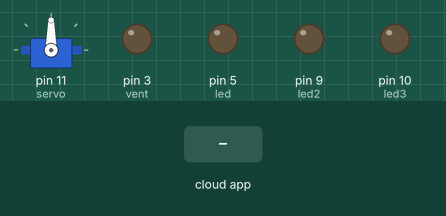
The sketch below on a simulated Arduino Uno, built with avr-gcc and run on an emulated ATmega328P. Shown: servo, output pins drawn as LEDs (lit = HIGH). The test bench sets the inputs (shaded band).

Above: at 2.7 s.
2.8 s: the phone or cloud app sets 0 to 1
At 4.4 s:
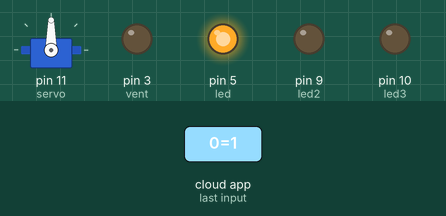
5.0 s: the phone or cloud app sets 1 to 1
At 6.1 s:
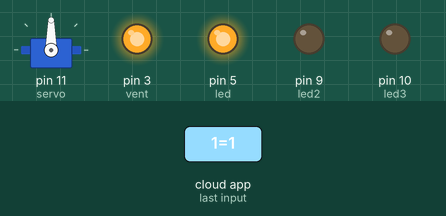
7.0 s: the phone or cloud app sets 2 to 1
At 8.7 s:
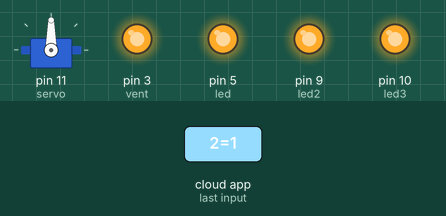
9.0 s: the phone or cloud app sets 3 to 0
At 10.5 s:
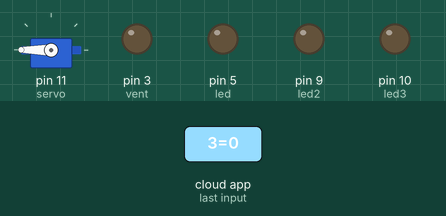
11.0 s: the phone or cloud app sets 4 to 1
At 12.1 s:
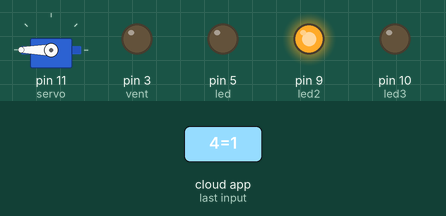
13.0 s: the phone or cloud app sets 5 to 1
At 14.9 s:
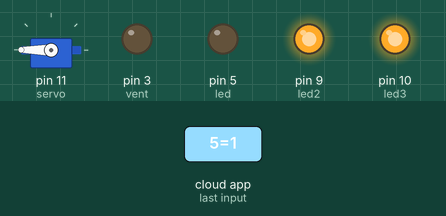
Timing chart, 0 to 16.0 s (numbered marks = the images above; inputs shaded):
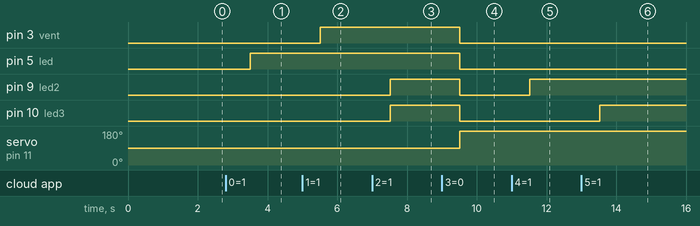

Measured:
- after the input at 2.8 s, pin 5 (led): LOW → HIGH after 0.71 s
- after the input at 5.0 s, pin 3 (vent): LOW → HIGH after 0.51 s
- after the input at 7.0 s, pin 9 (led2), pin 10 (led3): LOW → HIGH after 0.51 s
- after the input at 9.0 s, pin 3 (vent), pin 5 (led), pin 9 (led2), pin 10 (led3): HIGH → LOW after 0.52 s; servo on pin 11 (servo): 90° → 180° after 0.52 s
- after the input at 11.0 s, pin 9 (led2): LOW → HIGH after 0.52 s
- after the input at 13.0 s, pin 10 (led3): LOW → HIGH after 0.52 s

The sketch:

Cayenneee.ino
```cpp
#include <CayenneMQTTSerial.h>
#include <Servo.h>
// Cayenne authentication info. This should be obtained from the Cayenne Dashboard.
/*
Este ejemplo muestra cómo conectarse a Cayenne mediante una conexión USB serie y enviar/recibir datos de muestra.

Se requiere la biblioteca CayenneMQTT para ejecutar este boceto. Si aún no lo ha hecho, puede instalarlo desde Arduino IDE Library Manager.

Esto requiere el uso de la conexión USB serie, por lo que no puede utilizar el dispositivo serie para
imprimiendo mensajes. Si necesita imprimir, puede usar SoftwareSerial y conectar otro dispositivo
para leer mensajes a través de los pines SoftwareSerial.

Para que esto funcione, debe ejecutar el script de conexión en la máquina a la que está conectado el Arduino.
Los scripts se encuentran en la carpeta extras\scripts en la carpeta de la biblioteca principal. Esto redirige el tráfico.
del Arduino al servidor Cayenne.

Pasos:
1. Configure la información de autenticación de Cayenne para que coincida con la información de autenticación del Tablero.
2. Compile y cargue este boceto.
3. Inicie el script de conexión como se describe a continuación para Windows o Linux/OSX.

Ventanas:
1. Abra la línea de comandos de Windows (cmd.exe)
2. Navegue a la carpeta de scripts escribiendo "cd [ruta]", p. "cd C:\Users\[Su nombre de usuario]\Documentos\Arduino\libraries\CayenneMQTT\extras\scripts"
3. Ejecute el script escribiendo "cayenne-ser.bat -c COM4" (donde COM4 es el puerto serial de Arduino) y presionando Enter

Linux y OSX:
    ./cayenne-ser.sh (es posible que deba ejecutarse con sudo)

Puede especificar el puerto, la velocidad en baudios y el punto final del servidor de esta manera:
    ./cayenne-ser.sh -c <puerto serie> -b <tasa de baudios> -s <dirección del servidor> -p <puerto del servidor>

    Por ejemplo :
      ./cayenne-ser.sh -c /dev/ttyACM0 -b 9600 -s mqtt.mydevices.com -p 1883

    Ejecute cayenne-ser.sh -h para obtener más información

    Asegúrese de seleccionar el puerto serie correcto (puede haber varios).

¡ATENCIÓN!
No use Serial para mostrar ninguna salida en este boceto. Interferirá con la serie.
Conexión USB. Al cargar bocetos, el IDE de Arduino puede quejarse con "el programador está
no responde" o "Acceso denegado". Deberá finalizar el script de conexión
antes de cargar nuevos bocetos ya que bloquea el acceso al puerto Serial. También asegúrese de
el Serial Monitor está deshabilitado en el IDE ya que eso puede evitar que Arduino
conectarse a la máquina Windows/Linux/OSX. Si usa Visual Micro para Visual Studio, haga
Asegúrese de que la depuración automática esté deshabilitada. De lo contrario, el monitor serie puede interferir con el
Conexión en serie.
*/

char username[] = "ec921e90-f5dd-11ed-9ab8-d511caccfe8c";
char password[] = "c55ab7b884520d7f2428bf340d6d7728e4222036";
char clientID[] = "f5b809d0-f5dd-11ed-8485-5b7d3ef089d0";

int vent = 3;
int led = 5;
int led2 = 9;
int led3 = 10;
int servo = 11;


int value= 0;
int a=0;

Servo myservo;

void setup() {
  Cayenne.begin(username, password, clientID);
  pinMode(led, OUTPUT);
  pinMode(vent, OUTPUT);
  pinMode(led2, OUTPUT);
  pinMode(led3, OUTPUT);
  pinMode(servo, OUTPUT);

  digitalWrite(led, LOW);
  digitalWrite(vent, LOW);
  digitalWrite(led2, LOW);
  digitalWrite(led3, LOW);
  pinMode(servo, LOW);

  myservo.attach(11);
}

void loop() {
  Cayenne.loop();
}


CAYENNE_IN(0) {
  digitalWrite(led, getValue.asInt());
}

CAYENNE_IN(1) {
  digitalWrite(vent, getValue.asInt());
}

CAYENNE_IN(2){
  digitalWrite(led, getValue.asInt());
  digitalWrite(vent, getValue.asInt());
  digitalWrite(led2, getValue.asInt());
  digitalWrite(led3, getValue.asInt());
}

CAYENNE_IN(3)
{
	value = getValue.asInt(); // 0 to 255
  if (value==0){
	  //CAYENNE_LOG("Channel %d, pin %d, value %d", 3, 3, 255);
	  // Write the value received to the PWM pin. analogWrite accepts a value from 0 to 255.
	  analogWrite(led, 0);
    analogWrite(led2, 0);
    analogWrite(led3, 0);
    analogWrite(vent, 0);
    myservo.write(180);

  }
  if (value>=63){
	  CAYENNE_LOG("Channel %d, pin %d, value %d", 3, 3, 255);
	  // Write the value received to the PWM pin. analogWrite accepts a value from 0 to 255.
	  analogWrite(led, 0);
    analogWrite(led2, 0);
    analogWrite(led3, 255);
    analogWrite(vent, 0);
    myservo.write(120);

  }
  if (value>=126){
	  CAYENNE_LOG("Channel %d, pin %d, value %d", 3, 3, 255);
	  // Write the value received to the PWM pin. analogWrite accepts a value from 0 to 255.
	  analogWrite(led, 0);
    analogWrite(led2, 255);
    analogWrite(led3, 255);
    analogWrite(vent, 0);
    myservo.write(70);
  }
    if (value>=189){
	  CAYENNE_LOG("Channel %d, pin %d, value %d", 3, 3, 255);
	  // Write the value received to the PWM pin. analogWrite accepts a value from 0 to 255.
	  analogWrite(led, 255);
    analogWrite(led2, 255);
    analogWrite(led3, 255);
    analogWrite(vent, 0);
    myservo.write(30);
  }
    if (value==255){
	  //CAYENNE_LOG("Channel %d, pin %d, value %d", 3, 3, 255);
	  // Write the value received to the PWM pin. analogWrite accepts a value from 0 to 255.
	  analogWrite(led, 255);
    analogWrite(led2, 255);
    analogWrite(led3, 255);
    analogWrite(vent, 255);
    myservo.write(0);
  }
}

// This function is called at intervals to send data to Cayenne and keep the device online.
// Will create a temporary green widget on Channel 0, make it permanent by clicking on '+'.
CAYENNE_OUT(3)
{
	CAYENNE_LOG("Send data for Virtual Channel 0");
	// This command writes the device's uptime in seconds to the Virtual Channel.
	Cayenne.virtualWrite(3, millis() / 1000);
  Cayenne.virtualWrite(3, value, TYPE_TEMPERATURE, UNIT_CELSIUS);
}

CAYENNE_IN(4) {
  digitalWrite(led2, getValue.asInt());
}

CAYENNE_IN(5) {
  digitalWrite(led3, getValue.asInt());
}
```
